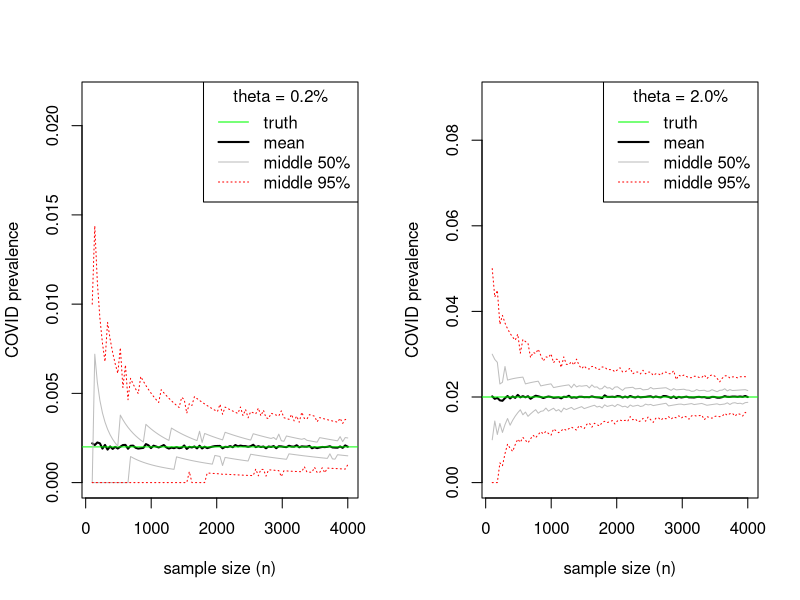

R code for this plot:
## ---- chunk 1
fig.dim <- 6
knitr::opts_chunk$set(echo=FALSE,
                      fig.width=2*fig.dim,
                      fig.height=fig.dim,
                      fig.align='center')
# set the random seed, so that you get exactly the same
# output from random functions each time you run the code
set.seed(23)
library(matrixStats)
## ---- chunk 2
thetavals <- c(0.002, 0.02)
nreps <- 400
## ---- chunk 3
nvals <- seq(100, 4000, length.out=101)

layout(t(1:2))
for (theta in thetavals) {
    p_hat <- matrix(nrow=nreps, ncol=length(nvals))
    for (j in seq_along(nvals)) {
        n <- nvals[j]
        p_hat[,j] <- rbinom(nreps, size=n, prob=theta) / n
    }
    plot(nvals, colMeans(p_hat), type='l', lwd=2,
         xlab='sample size (n)', ylab='COVID prevalence', ylim=range(p_hat))
    abline(h=theta, col='green')
    for (prob in c(0.25, 0.75)) {
        lines(nvals, colQuantiles(p_hat, probs=prob), lty=1, col='grey')
    }
    for (prob in c(0.025, 0.975)) {
        lines(nvals, colQuantiles(p_hat, probs=prob), lty=3, col='red')
    }
    legend("topright", title=sprintf("theta = %0.1f%%", theta*100),
           lty=c(1,1,1,3), lwd=c(1,2,1,1), col=c("green","black", "grey", "red"),
           legend=c("truth", "mean", "middle 50%", "middle 95%"))
}
